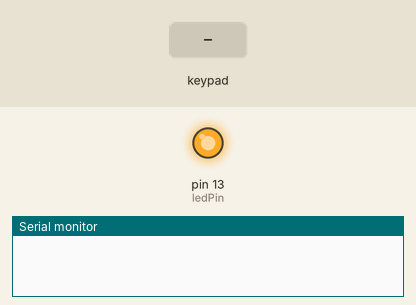
Simulated run of this sketch. Board: Arduino Uno, built with avr-gcc and run on an emulated ATmega328P. Parts: output pins drawn as LEDs (lit = HIGH), the last lines printed to the serial monitor. Inputs (shaded band) come from the test bench.

Above: at 1.2 s.
1.3 s: key '8' pressed
At 1.37 s:
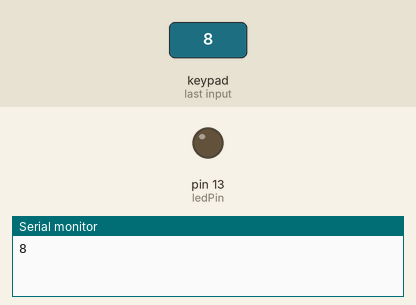
7.9 s: key '9' pressed
At 8.7 s:
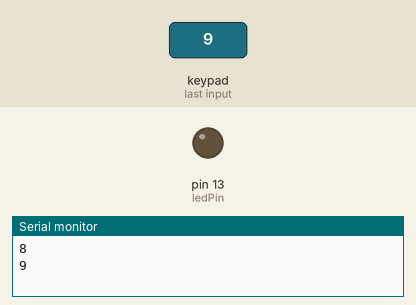
Timing chart, 0 to 10.4 s (numbered marks = the images above; inputs shaded):
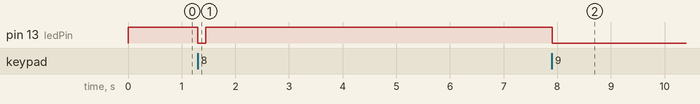

Measured:
- after the input at 1.3 s, pin 13 (ledPin): HIGH → LOW at once, → HIGH 0.15 s later
- after the input at 7.9 s, pin 13 (ledPin): HIGH → LOW at once

The sketch:

test_i2c_keypad.ino
```cpp
/* @file EventSerialKeypad.pde
  || @version 1.0
  || @author Alexander Brevig
  || @contact alexanderbrevig@gmail.com
  ||
  || @description
  || | Demonstrates using the KeypadEvent.
  || #

   Modified to use I2C i/o - G. D. (Joe) Young Feb 28/12
*/
#include <Keypad_I2C.h>
#include <Keypad.h>          // GDY120705
#include <Wire.h>

#define I2CADDR 0x20

const byte ROWS = 4; //four rows
const byte COLS = 4; //three columns
char keys[ROWS][COLS] = {
  {'7', '8', '9', '/'},
  {'4', '5', '6', 'x'},
  {'1', '2', '3', '-'},
  {'C', '0', '=', '+'}
};
byte rowPins[ROWS] = {0, 1, 2, 3}; //connect to the row pinouts of the keypad
byte colPins[COLS] = {4, 5, 6, 7}; //connect to the column pinouts of the keypad

Keypad_I2C keypad = Keypad_I2C( makeKeymap(keys), rowPins, colPins, ROWS, COLS, I2CADDR );
byte ledPin = 13;

boolean blink = false;

void setup() {
  Serial.begin(1000000);
  while ( !Serial ) {
    /*wait*/
  }
  Wire.begin( );
  keypad.begin( );          // GDY120705
  pinMode(ledPin, OUTPUT);      // sets the digital pin as output
  digitalWrite(ledPin, HIGH);   // sets the LED on
  keypad.addEventListener(keypadEvent); //add an event listener for this keypad
}

void loop() {
  char key = keypad.getKey();

  if (key) {
    Serial.println(key);
  }
  if (blink) {
    digitalWrite(ledPin, !digitalRead(ledPin));
    delay(100);
  }
}

//take care of some special events
void keypadEvent(KeypadEvent key) {
  switch (keypad.getState()) {
    case PRESSED:
      switch (key) {
        case '8':
          digitalWrite(ledPin, !digitalRead(ledPin));
          break;
        case '9':
          digitalWrite(ledPin, !digitalRead(ledPin));
          break;
      }
      break;
    case RELEASED:
      switch (key) {
        case '8':
          digitalWrite(ledPin, !digitalRead(ledPin));
          blink = false;
          break;
      }
      break;
    case HOLD:
      switch (key) {
        case '8':
          blink = true;
          break;
      }
      break;
  }
}
```
